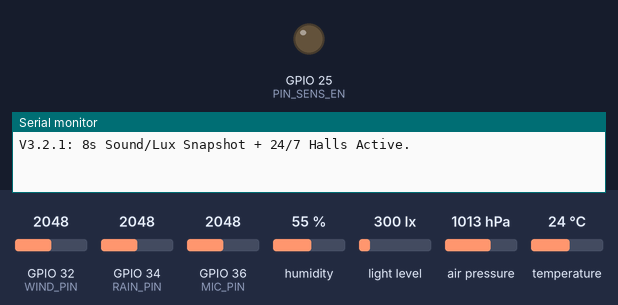
Bench run of a sketch on a simulated ESP32. On the bench: output pins drawn as LEDs (lit = HIGH), the last lines printed to the serial monitor. Inputs (shaded band) come from the test bench; at power-on: GPIO 32 (WIND_PIN) = 2048, GPIO 34 (RAIN_PIN) = 2048, GPIO 36 (MIC_PIN) = 2048, humidity 55 %, light level 300 lx, air pressure 1013 hPa, temperature 24 °C (analog values on the 0–4095 scale).

Above: at 0.1 s.
At 128.4 s:
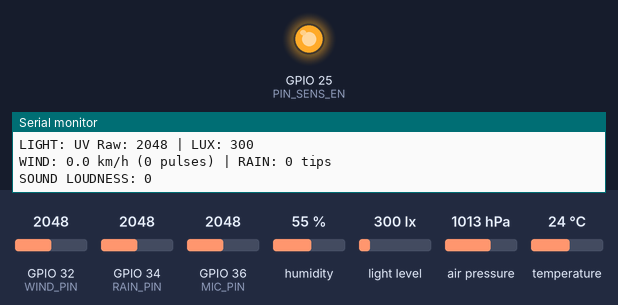
Timing chart, 0 to 129.9 s (numbered marks = the images above):
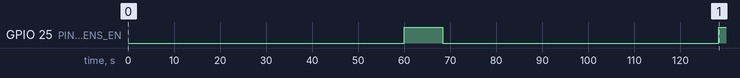

Measured:
- by itself, GPIO 25 (PIN_SENS_EN): LOW → HIGH at 60.0 s, → LOW 8.3 s later, → HIGH 60.0 s later

The sketch:

weather-station.ino
```cpp
#include <Wire.h>
#include <Adafruit_AHTX0.h>
#include <Adafruit_BMP280.h>
#include <BH1750.h>

// Fully functioning test code with quick cycles to analyze serial on the bench

#define PIN_SENS_EN 25
#define I2C_SDA     22
#define I2C_SCL     23
#define UV_PIN      35
#define WIND_PIN    32
#define RAIN_PIN    34
#define MIC_PIN     36

// ----------------- SCHEDULE -----------------
static const uint32_t POST_INTERVAL_MS   = 60000; // 1 min for bench
static const uint32_t SOUND_SAMPLE_MS    = 8000;  // 8 seconds of audio snapshot
static const uint32_t RAIL_ON_DELAY      = 250;   // AGC stabilization

// ----------------- Thresholds -----------------
static const int HALL_THRESHOLD_LOW  = 1500;
static const int HALL_THRESHOLD_HIGH = 2600;
static const int HALL_IDLE_ZONE      = 400;

// ----------------- Sensors & State -----------------
Adafruit_AHTX0 aht;
Adafruit_BMP280 bmp;
BH1750 lightMeter;

uint32_t rainTips = 0;
uint32_t windPulses = 0;
bool rainArmed = true;
bool windArmed = true;
uint32_t intervalStartMs = 0;

// ----------------- Core Functions -----------------

void pollHalls() {
  // Rain Poll
  int r = analogRead(RAIN_PIN);
  if (rainArmed) {
    if (r > HALL_THRESHOLD_HIGH || r < HALL_THRESHOLD_LOW) {
      rainTips++;
      rainArmed = false;
    }
  } else if (abs(r - 2048) < HALL_IDLE_ZONE) rainArmed = true;

  // Wind Poll
  int w = analogRead(WIND_PIN);
  if (windArmed) {
    if (w > HALL_THRESHOLD_HIGH || w < HALL_THRESHOLD_LOW) {
      windPulses++;
      windArmed = false;
    }
  } else if (abs(w - 2048) < HALL_IDLE_ZONE) windArmed = true;
}

void setup() {
  Serial.begin(115200);
  pinMode(PIN_SENS_EN, OUTPUT);
  digitalWrite(PIN_SENS_EN, LOW);

  analogReadResolution(12);
  analogSetPinAttenuation(UV_PIN, ADC_11db);
  analogSetPinAttenuation(WIND_PIN, ADC_11db);
  analogSetPinAttenuation(RAIN_PIN, ADC_11db);
  analogSetPinAttenuation(MIC_PIN, ADC_11db);

  intervalStartMs = millis();
  Serial.println("V3.2.1: 8s Sound/Lux Snapshot + 24/7 Halls Active.");
}

void loop() {
  // 1. ALWAYS poll halls (on 3V3_MAIN)
  pollHalls();

  uint32_t now = millis();
  if (now - intervalStartMs >= POST_INTERVAL_MS) {

    // --- START SENSOR CYCLE ---
    digitalWrite(PIN_SENS_EN, HIGH);
    delay(RAIL_ON_DELAY);

    // Init I2C
    Wire.begin(I2C_SDA, I2C_SCL);
    aht.begin();
    bmp.begin(0x77);
    // BH1750 starts measuring here, needs ~180ms
    lightMeter.begin(BH1750::ONE_TIME_HIGH_RES_MODE);

    // --- MEASURE SOUND (8 Seconds) ---
    // This loop provides the time needed for BH1750 to finish
    Serial.println("Sampling Sound (8s)...");
    uint16_t sigMax = 0;
    uint16_t sigMin = 4095;
    uint32_t soundStart = millis();

    while (millis() - soundStart < SOUND_SAMPLE_MS) {
      int m = analogRead(MIC_PIN);
      if (m > sigMax) sigMax = m;
      if (m < sigMin) sigMin = m;

      pollHalls(); // Keep tracking wind/rain during sound check
      delay(1);
    }
    uint16_t loudness = sigMax - sigMin;

    // --- READ OTHER SENSORS ---
    // Now we fetch the lux value that was measuring during the sound loop
    uint16_t lux = lightMeter.readLightLevel();
    sensors_event_t h, t; aht.getEvent(&h, &t);
    float p = bmp.readPressure() / 100.0F;
    uint16_t uv = analogRead(UV_PIN);

    // --- CALCULATE WIND SPEED ---
    float durationSec = (millis() - intervalStartMs) / 1000.0f;
    float pps = windPulses / durationSec;
    float circ = 2.0f * 3.14159f * (2.75f * 0.0254f);
    float wind_kmh = (windPulses < 1) ? 0 : (circ * (pps / 2.0f) / 0.40f) * 3.6f;

    // --- REPORT ---
    Serial.println("\n--- CYCLE REPORT ---");
    Serial.printf("ENV: %.1fC | %.1f%% | %.1f hPa\n", t.temperature, h.relative_humidity, p);
    Serial.printf("LIGHT: UV Raw: %u | LUX: %u\n", uv, lux);
    Serial.printf("WIND: %.1f km/h (%u pulses) | RAIN: %u tips\n", wind_kmh, windPulses, rainTips);
    Serial.printf("SOUND LOUDNESS: %u\n", loudness);

    // --- POWER DOWN RAIL ---
    Wire.end();
    pinMode(I2C_SDA, OUTPUT); digitalWrite(I2C_SDA, LOW);
    pinMode(I2C_SCL, OUTPUT); digitalWrite(I2C_SCL, LOW);
    digitalWrite(PIN_SENS_EN, LOW);

    // RESET
    windPulses = 0;
    rainTips = 0;
    intervalStartMs = millis();
  }

  yield();
}
```
